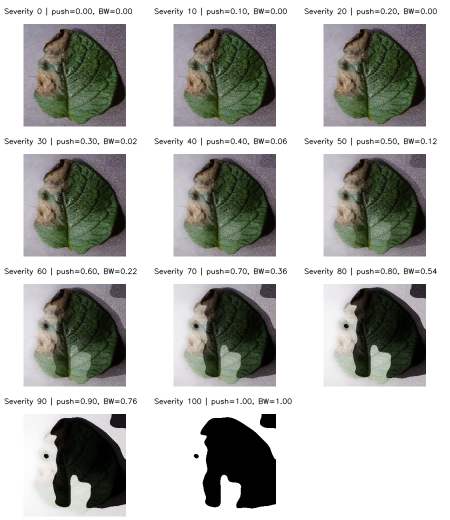
#> input picture corruption_gen_test/lighting_test/image (1)_lighting_contact_sheet.png, 900 x 1040 px (shown at 1/2 size)
$ python resolution.py 'lighting_test/image (1)_lighting_contact_sheet.png'
#> lines starting #> are read from the running program, lines starting #| are printed output that depends on the picture
### corruption_gen_test/normalized_severity.py
"""
Shared normalized-severity lookup tables for corruption generation.

Required by:
    blur.py
    resolution.py
    lighting.py

Severity levels:
    0, 10, 20, ..., 100

Important:
These lookup tables provide a consistent severity interface and a visually
progressive starting scale. They are not yet experimentally calibrated using
LPIPS, SSIM, or another perceptual metric across a representative image set.
"""

from bisect import bisect_right
from typing import Mapping


SEVERITIES = list(range(0, 101, 10))


# ---------------------------------------------------------------------
# MOTION BLUR
# ---------------------------------------------------------------------
# Values represent motion-blur kernel lengths in pixels.
#
# The progression is nonlinear because kernel length does not produce a
# visually linear change when increased linearly.
#
# blur.py handles severity 100 separately by collapsing the image, so the
# final table value is mainly included for completeness.
BLUR_LENGTH_TABLE = {
    0: 1,
    10: 3,
    20: 7,
    30: 13,
    40: 23,
    50: 39,
    60: 63,
    70: 95,
    80: 139,
    90: 191,
    100: 255,
}


# ---------------------------------------------------------------------
# RESOLUTION DEGRADATION
# ---------------------------------------------------------------------
# Values represent the fraction of the original width and height retained
# during downsampling.
#
# Example:
#     scale = 0.50
# means that an image is reduced to 50% of its original width and height.
#
# resolution.py handles severity 100 separately as a 1 x 1 reconstruction.
RESOLUTION_SCALE_TABLE = {
    0: 1.000,
    10: 0.780,
    20: 0.580,
    30: 0.420,
    40: 0.300,
    50: 0.210,
    60: 0.140,
    70: 0.090,
    80: 0.050,
    90: 0.020,
    100: 0.000,
}


# ---------------------------------------------------------------------
# LIGHTING: BRIGHT/DARK EXPANSION
# ---------------------------------------------------------------------
# Controls how strongly existing bright regions are pushed toward white
# and existing dark regions are pushed toward black.
#
# 0.0 = no change
# 1.0 = maximum push toward the exposure endpoints
LIGHTING_PUSH_TABLE = {
    0: 0.00,
    10: 0.10,
    20: 0.20,
    30: 0.30,
    40: 0.40,
    50: 0.50,
    60: 0.60,
    70: 0.70,
    80: 0.80,
    90: 0.90,
    100: 1.00,
}


# ---------------------------------------------------------------------
# LIGHTING: BLACK/WHITE TRANSITION
# ---------------------------------------------------------------------
# Controls the gradual transition from harsh illumination toward the final
# black-and-white destroyed endpoint.
#
# The transition begins gently before the final levels so that severity 100
# is not an abrupt visual jump from severity 90.
LIGHTING_BW_BLEND_TABLE = {
    0: 0.00,
    10: 0.00,
    20: 0.00,
    30: 0.02,
    40: 0.06,
    50: 0.12,
    60: 0.22,
    70: 0.36,
    80: 0.54,
    90: 0.76,
    100: 1.00,
}


def clamp_severity(severity: float) -> float:
    """Restrict severity to the valid range of 0 through 100."""

    try:
        value = float(severity)
    except (TypeError, ValueError) as error:
        raise ValueError(
            f"Severity must be numeric, received: {severity!r}"
        ) from error

    return max(0.0, min(100.0, value))


def validate_table(
    table: Mapping[int, float],
    table_name: str,
) -> None:
    """
    Verify that a severity table contains the required endpoints and
    monotonically increasing severity keys.
    """

    if not table:
        raise ValueError(f"{table_name} cannot be empty.")

    keys = sorted(table)

    if keys[0] != 0:
        raise ValueError(
            f"{table_name} must include severity 0."
        )

    if keys[-1] != 100:
        raise ValueError(
            f"{table_name} must include severity 100."
        )

    if len(keys) != len(set(keys)):
        raise ValueError(
            f"{table_name} contains duplicate severity keys."
        )

    for key in keys:
        if key < 0 or key > 100:
            raise ValueError(
                f"{table_name} has invalid severity key: {key}"
            )


def interpolate_table(
    table: Mapping[int, float],
    severity: float,
) -> float:
    """
    Linearly interpolate between neighboring entries in a lookup table.

    This allows the programs to support both the standard 10-point levels
    and intermediate severities such as 35 or 67.
    """

    severity = clamp_severity(severity)
    keys = sorted(table)

    if severity <= keys[0]:
        return float(table[keys[0]])

    if severity >= keys[-1]:
        return float(table[keys[-1]])

    exact_key = int(severity)

    if severity.is_integer() and exact_key in table:
        return float(table[exact_key])

    upper_index = bisect_right(keys, severity)
    lower_key = keys[upper_index - 1]
    upper_key = keys[upper_index]

    lower_value = float(table[lower_key])
    upper_value = float(table[upper_key])

    fraction = (
        (severity - lower_key)
        / (upper_key - lower_key)
    )

    return (
        lower_value
        + fraction * (upper_value - lower_value)
    )


# [24 lines left out: functions make_odd, get_blur_length, not called in this run]


def get_resolution_scale(severity: float) -> float:
    """
    Return the normalized downsampling scale.

    Returns a value between 0.0 and 1.0.
    """

    value = interpolate_table(
        RESOLUTION_SCALE_TABLE,
        severity,
    )

    return max(0.0, min(1.0, value))


# [52 lines left out: functions get_lighting_push, get_lighting_bw_blend, print_severity_table, not called in this run]


validate_table(
    BLUR_LENGTH_TABLE,
    "BLUR_LENGTH_TABLE",
)

validate_table(
    RESOLUTION_SCALE_TABLE,
    "RESOLUTION_SCALE_TABLE",
)

validate_table(
    LIGHTING_PUSH_TABLE,
    "LIGHTING_PUSH_TABLE",
)

validate_table(
    LIGHTING_BW_BLEND_TABLE,
    "LIGHTING_BW_BLEND_TABLE",
)


# [2 lines that do not run on import are left out]

### corruption_gen_test/resolution.py
import argparse
import math
import os

import cv2
import numpy as np

import normalized_severity as ns


SEVERITIES = getattr(ns, "SEVERITIES", list(range(0, 101, 10)))


def read_image(path):
    image = cv2.imread(path, cv2.IMREAD_COLOR)

    if image is None:
        raise FileNotFoundError(
            f"Could not read image: {path}\n"
            "Check the path, filename, and extension."
        )

    return image


def ensure_directory(path):
    os.makedirs(path, exist_ok=True)


def apply_resolution_degradation(
    image,
    severity,
    upsample_method="linear",
):
    """
    Apply normalized resolution degradation.

    Severity 0:
        Original image.

    Severity 100:
        Reduce to exactly 1 x 1 pixel and enlarge back.
    """

    severity = float(np.clip(severity, 0, 100))

    if severity <= 0:
        return image.copy(), 1.0, image.shape[1], image.shape[0]

    height, width = image.shape[:2]

    if severity >= 100:
        reduced_width = 1
        reduced_height = 1
        scale = 0.0
    else:
        scale = float(ns.get_resolution_scale(severity))
        scale = float(np.clip(scale, 0.0, 1.0))

        reduced_width = max(
            1,
            int(round(width * scale)),
        )

        reduced_height = max(
            1,
            int(round(height * scale)),
        )

    reduced = cv2.resize(
        image,
        (reduced_width, reduced_height),
        interpolation=cv2.INTER_AREA,
    )

    interpolation_methods = {
        "nearest": cv2.INTER_NEAREST,
        "linear": cv2.INTER_LINEAR,
        "cubic": cv2.INTER_CUBIC,
    }

    restored = cv2.resize(
        reduced,
        (width, height),
        interpolation=interpolation_methods[upsample_method],
    )

    return restored, scale, reduced_width, reduced_height


def resize_for_cell(image, available_width, available_height):
    height, width = image.shape[:2]

    scale = min(
        available_width / width,
        available_height / height,
    )

    new_width = max(1, round(width * scale))
    new_height = max(1, round(height * scale))

    interpolation = (
        cv2.INTER_AREA if scale < 1.0
        else cv2.INTER_NEAREST
    )

    return cv2.resize(
        image,
        (new_width, new_height),
        interpolation=interpolation,
    )


def create_contact_sheet(
    labeled_images,
    columns=3,
    cell_width=270,
    cell_height=250,
):
    rows = math.ceil(len(labeled_images) / columns)

    sheet = np.full(
        (rows * cell_height, columns * cell_width, 3),
        255,
        dtype=np.uint8,
    )

    for index, (label, image) in enumerate(labeled_images):
        row = index // columns
        column = index % columns

        x_start = column * cell_width
        y_start = row * cell_height

        preview = resize_for_cell(
            image,
            available_width=cell_width - 20,
            available_height=cell_height - 50,
        )

        preview_height, preview_width = preview.shape[:2]

        x_offset = x_start + (cell_width - preview_width) // 2
        y_offset = y_start + 38 + (
            cell_height - 38 - preview_height
        ) // 2

        sheet[
            y_offset:y_offset + preview_height,
            x_offset:x_offset + preview_width,
        ] = preview

        cv2.putText(
            sheet,
            label,
            (x_start + 10, y_start + 27),
            cv2.FONT_HERSHEY_SIMPLEX,
            0.54,
            (0, 0, 0),
            1,
            cv2.LINE_AA,
        )

    return sheet


def main():
    parser = argparse.ArgumentParser(
        description=(
            "Generate normalized resolution degradation "
            "for severity levels 0 through 100."
        )
    )

    parser.add_argument(
        "image",
        help="Path to the input image.",
    )

    parser.add_argument(
        "--output_dir",
        default="resolution_test",
        help="Output directory. Default: resolution_test",
    )

    parser.add_argument(
        "--upsample_method",
        choices=["nearest", "linear", "cubic"],
        default="linear",
        help="Method used to enlarge the reduced image.",
    )

    args = parser.parse_args()

    image = read_image(args.image)
#> in read_image, image is the input picture: shape (1040, 900, 3); mean B, G, R 176.8, 180.6, 179.6
    ensure_directory(args.output_dir)

    base_name = os.path.splitext(
        os.path.basename(args.image)
    )[0]

    contact_images = []

    for severity in SEVERITIES:
        corrupted, scale, reduced_width, reduced_height = (
            apply_resolution_degradation(
                image,
                severity,
                upsample_method=args.upsample_method,
            )
        )

        output_name = (
            f"{base_name}_resolution_s{int(severity):03d}"
            f"_Sc{scale:.4f}.png"
        )

        output_path = os.path.join(
            args.output_dir,
            output_name,
        )

        if not cv2.imwrite(output_path, corrupted):
            raise IOError(f"Failed to save: {output_path}")

        parameter_text = (
            f"{reduced_width}x{reduced_height}"
        )

        contact_images.append(
            (
                f"Severity {severity} | {parameter_text}",
                corrupted,
            )
        )

        print(
            f"Saved severity {severity}: {output_path} "
            f"(scale={scale:.4f}, reduced={parameter_text})"
        )
#> this loop made 11 passes
#> (scale, reduced_width, reduced_height, parameter_text) on passes 1 to 10: (1, 900, 1040, '900x1040'), (0.78, 702, 811, '702x811'), (0.58, 522, 603, '522x603'), (0.42, 378, 437, '378x437'), (0.3, 270, 312, '270x312'), (0.21, 189, 218, '189x218'), (0.14, 126, 146, '126x146'), (0.09, 81, 94, '81x94'), (0.05, 45, 52, '45x52'), (0.02, 18, 21, '18x21')
#> (reduced in apply_resolution_degradation, scale, reduced_width, reduced_height, parameter_text) on pass 11: ([[177, 181, 180]], 0, 1, 1, '1x1')
#| Saved severity 0: resolution_test/image (1)_lighting_contact_sheet_resolution_s000_Sc1.0000.png (scale=1.0000, reduced=900x1040)
#| Saved severity 10: resolution_test/image (1)_lighting_contact_sheet_resolution_s010_Sc0.7800.png (scale=0.7800, reduced=702x811)
#| Saved severity 20: resolution_test/image (1)_lighting_contact_sheet_resolution_s020_Sc0.5800.png (scale=0.5800, reduced=522x603)
#| Saved severity 30: resolution_test/image (1)_lighting_contact_sheet_resolution_s030_Sc0.4200.png (scale=0.4200, reduced=378x437)
#| Saved severity 40: resolution_test/image (1)_lighting_contact_sheet_resolution_s040_Sc0.3000.png (scale=0.3000, reduced=270x312)
#| Saved severity 50: resolution_test/image (1)_lighting_contact_sheet_resolution_s050_Sc0.2100.png (scale=0.2100, reduced=189x218)
#| Saved severity 60: resolution_test/image (1)_lighting_contact_sheet_resolution_s060_Sc0.1400.png (scale=0.1400, reduced=126x146)
#| Saved severity 70: resolution_test/image (1)_lighting_contact_sheet_resolution_s070_Sc0.0900.png (scale=0.0900, reduced=81x94)
#> (further printed lines are left out)
#> pass 2, in apply_resolution_degradation (call 2), `reduced = cv2.resize( image, (reduced_width, reduced_height), interpol..`:
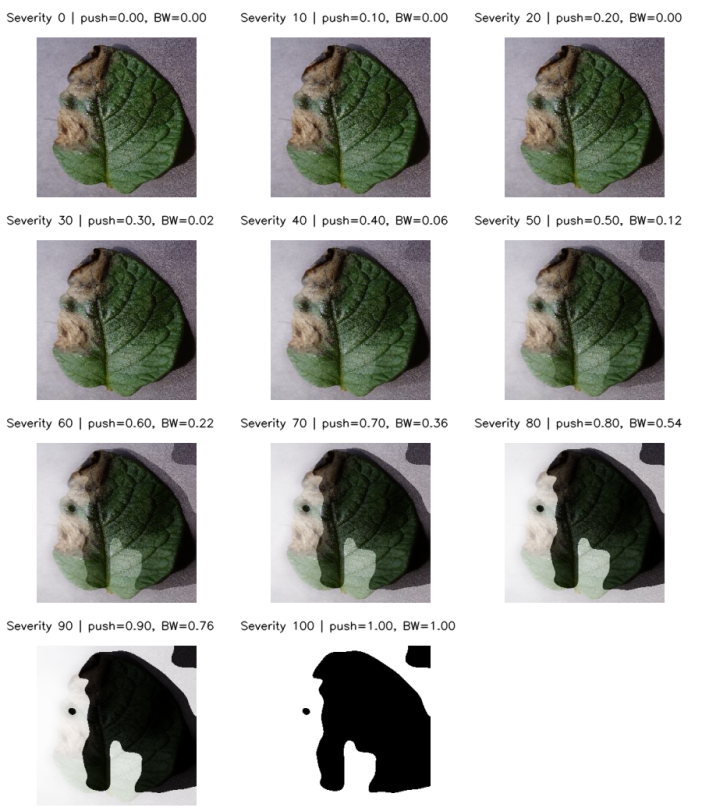
#> reduced: shape (811, 702, 3); mean B, G, R 176.8, 180.6, 179.6
#> after the loop, contact_images = 11 items

    contact_sheet = create_contact_sheet(contact_images)
#> in create_contact_sheet, `rows = math.ceil(len(labeled_images) / columns)`: rows = 4
#> in create_contact_sheet, `sheet = np.full( (rows * cell_height, columns * cell_width, 3), 255, d..`: sheet: shape (1000, 810, 3); every value is 255
#> the loop in create_contact_sheet, `for index, (label, image) in enumerate(labeled_images):` made 11 passes
#> (label, row, column, x_start, y_start, x_offset, y_offset) on passes 1 to 11: ('Severity 0 | 900x1040', 0, 0, 0, 0, 48, 44), ('Severity 10 | 702x811', 0, 1, 270, 0, 318, 44), ('Severity 20 | 522x603', 0, 2, 540, 0, 588, 44), ('Severity 30 | 378x437', 1, 0, 0, 250, 48, 294), ('Severity 40 | 270x312', 1, 1, 270, 250, 318, 294), ('Severity 50 | 189x218', 1, 2, 540, 250, 588, 294), ('Severity 60 | 126x146', 2, 0, 0, 500, 48, 544), ('Severity 70 | 81x94', 2, 1, 270, 500, 318, 544), ('Severity 80 | 45x52', 2, 2, 540, 500, 588, 544), ('Severity 90 | 18x21', 3, 0, 0, 750, 48, 794), ('Severity 100 | 1x1', 3, 1, 270, 750, 318, 794)
#> pass 1, in create_contact_sheet, `preview = resize_for_cell( image, available_width=cell_width - 20, ava..`:
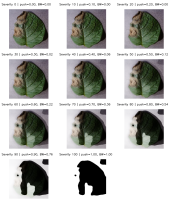
#> preview: shape (200, 173, 3); mean B, G, R 176.8, 180.6, 179.6
#> after the loop in create_contact_sheet, `for index, (label, image) in enumerate(labeled_images):`:
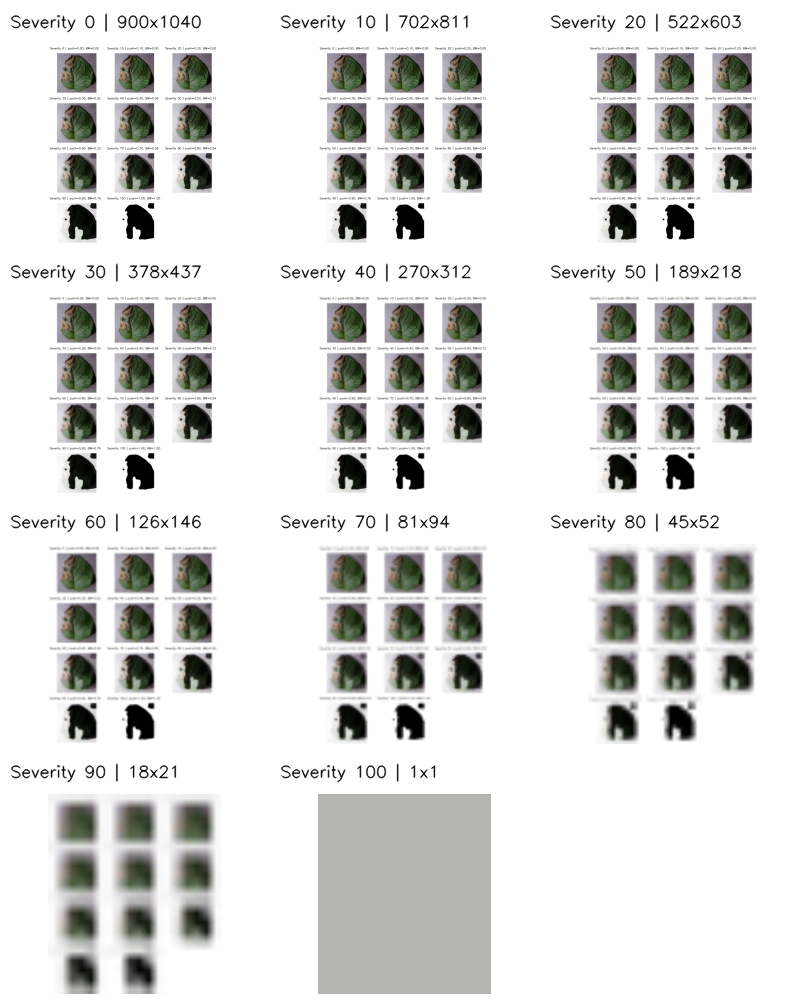
#> sheet: shape (1000, 810, 3); mean of channels 0, 1, 2 216.5, 218.3, 217.8; drawn as B, G, R

    sheet_path = os.path.join(
        args.output_dir,
        f"{base_name}_resolution_contact_sheet.png",
    )

    if not cv2.imwrite(sheet_path, contact_sheet):
        raise IOError(f"Failed to save: {sheet_path}")

    print(f"\nContact sheet: {sheet_path}")
#| Contact sheet: resolution_test/image (1)_lighting_contact_sheet_resolution_contact_sheet.png


if __name__ == "__main__":
    main()

$ run again, on corruption_gen_test/lighting_test/image (1)_lighting_s010.png
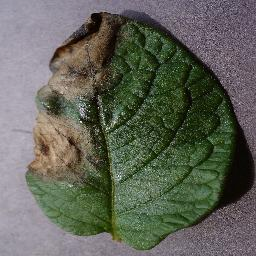
#> input picture corruption_gen_test/lighting_test/image (1)_lighting_s010.png, 256 x 256 px
#> in read_image, image is the input picture: shape (256, 256, 3); mean B, G, R 88.2, 99.4, 96.6
#> the loop in main, `for severity in SEVERITIES:` made 11 passes
#> (scale, reduced_width, reduced_height, parameter_text) on passes 1 to 8: (1, 256, 256, '256x256'), (0.78, 200, 200, '200x200'), (0.58, 148, 148, '148x148'), (0.42, 108, 108, '108x108'), (0.3, 77, 77, '77x77'), (0.21, 54, 54, '54x54'), (0.14, 36, 36, '36x36'), (0.09, 23, 23, '23x23')
#> (printed output is left out)
#> after the loop in main, `for severity in SEVERITIES:`: contact_images = 11 items
#> rows = 4
#> the loop in create_contact_sheet, `for index, (label, image) in enumerate(labeled_images):` made 11 passes
#> (label, row, column, x_start, y_start, x_offset, y_offset) on passes 1 to 8: ('Severity 0 | 256x256', 0, 0, 0, 0, 35, 44), ('Severity 10 | 200x200', 0, 1, 270, 0, 305, 44), ('Severity 20 | 148x148', 0, 2, 540, 0, 575, 44), ('Severity 30 | 108x108', 1, 0, 0, 250, 35, 294), ('Severity 40 | 77x77', 1, 1, 270, 250, 305, 294), ('Severity 50 | 54x54', 1, 2, 540, 250, 575, 294), ('Severity 60 | 36x36', 2, 0, 0, 500, 35, 544), ('Severity 70 | 23x23', 2, 1, 270, 500, 305, 544)
#> pass 3, in create_contact_sheet, `preview = resize_for_cell( image, available_width=cell_width - 20, ava..`:
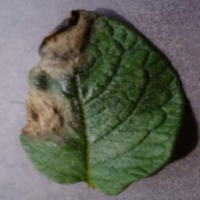
#> preview: shape (200, 200, 3); mean B, G, R 88.1, 99.2, 96.5
#> after the loop in create_contact_sheet, `for index, (label, image) in enumerate(labeled_images):`:
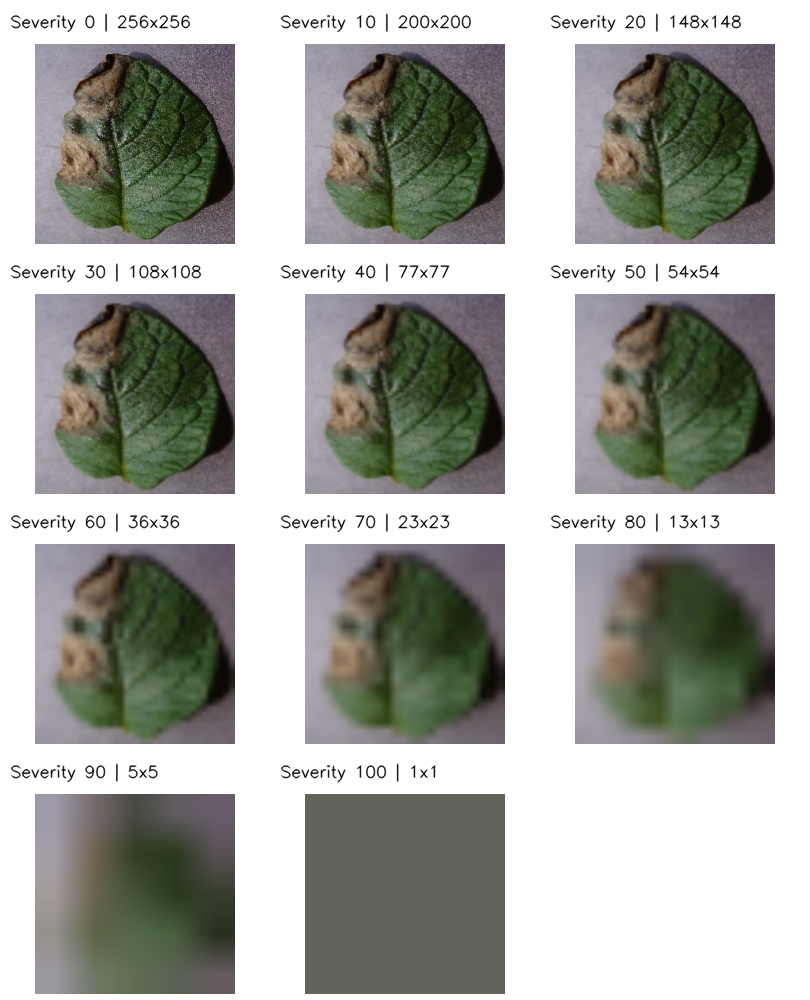
#> sheet: shape (1000, 810, 3); mean of channels 0, 1, 2 162.7, 168.7, 167.3; drawn as B, G, R
#| Contact sheet: resolution_test/image (1)_lighting_s010_resolution_contact_sheet.png
